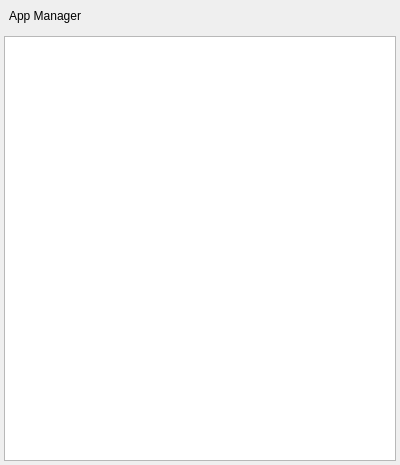
<?xml version="1.0" encoding="UTF-8"?>
<ui version="4.0">
 <class>AppManageDialog</class>
 <widget class="FramelessDialog" name="AppManageDialog">
  <property name="geometry">
   <rect>
    <x>0</x>
    <y>0</y>
    <width>400</width>
    <height>465</height>
   </rect>
  </property>
  <property name="windowTitle">
   <string>AppManageDialog</string>
  </property>
  <layout class="QVBoxLayout" name="verticalLayoutMain">
   <property name="spacing">
    <number>0</number>
   </property>
   <property name="leftMargin">
    <number>0</number>
   </property>
   <property name="topMargin">
    <number>0</number>
   </property>
   <property name="rightMargin">
    <number>0</number>
   </property>
   <property name="bottomMargin">
    <number>0</number>
   </property>
   <item>
    <widget class="QWidget" name="titlebar" native="true">
     <property name="sizePolicy">
      <sizepolicy hsizetype="Expanding" vsizetype="Expanding">
       <horstretch>0</horstretch>
       <verstretch>0</verstretch>
      </sizepolicy>
     </property>
     <property name="minimumSize">
      <size>
       <width>0</width>
       <height>32</height>
      </size>
     </property>
     <property name="maximumSize">
      <size>
       <width>16777215</width>
       <height>32</height>
      </size>
     </property>
     <layout class="QHBoxLayout" name="horizontalLayout_11" stretch="0,1,0">
      <property name="spacing">
       <number>0</number>
      </property>
      <property name="leftMargin">
       <number>9</number>
      </property>
      <property name="topMargin">
       <number>0</number>
      </property>
      <property name="rightMargin">
       <number>0</number>
      </property>
      <property name="bottomMargin">
       <number>0</number>
      </property>
      <item>
       <widget class="QLabel" name="title">
        <property name="sizePolicy">
         <sizepolicy hsizetype="Expanding" vsizetype="Expanding">
          <horstretch>0</horstretch>
          <verstretch>0</verstretch>
         </sizepolicy>
        </property>
        <property name="text">
         <string>App Manager</string>
        </property>
        <property name="alignment">
         <set>Qt::AlignLeading|Qt::AlignLeft|Qt::AlignVCenter</set>
        </property>
       </widget>
      </item>
      <item>
       <spacer name="horizontalSpacer">
        <property name="orientation">
         <enum>Qt::Horizontal</enum>
        </property>
        <property name="sizeHint" stdset="0">
         <size>
          <width>233</width>
          <height>2</height>
         </size>
        </property>
       </spacer>
      </item>
      <item>
       <layout class="QVBoxLayout" name="verticalLayout_6">
        <property name="spacing">
         <number>0</number>
        </property>
        <property name="leftMargin">
         <number>0</number>
        </property>
        <property name="topMargin">
         <number>0</number>
        </property>
        <property name="rightMargin">
         <number>0</number>
        </property>
        <property name="bottomMargin">
         <number>0</number>
        </property>
        <item>
         <layout class="QHBoxLayout" name="horizontalLayout_6">
          <property name="spacing">
           <number>0</number>
          </property>
          <property name="leftMargin">
           <number>0</number>
          </property>
          <property name="topMargin">
           <number>0</number>
          </property>
          <property name="rightMargin">
           <number>0</number>
          </property>
          <property name="bottomMargin">
           <number>0</number>
          </property>
          <item>
           <widget class="QPushButton" name="btnMinimize">
            <property name="sizePolicy">
             <sizepolicy hsizetype="Expanding" vsizetype="Expanding">
              <horstretch>0</horstretch>
              <verstretch>0</verstretch>
             </sizepolicy>
            </property>
            <property name="focusPolicy">
             <enum>Qt::NoFocus</enum>
            </property>
            <property name="statusTip">
             <string/>
            </property>
            <property name="text">
             <string/>
            </property>
            <property name="flat">
             <bool>true</bool>
            </property>
           </widget>
          </item>
          <item>
           <widget class="QPushButton" name="btnClose">
            <property name="sizePolicy">
             <sizepolicy hsizetype="Expanding" vsizetype="Expanding">
              <horstretch>0</horstretch>
              <verstretch>0</verstretch>
             </sizepolicy>
            </property>
            <property name="focusPolicy">
             <enum>Qt::NoFocus</enum>
            </property>
            <property name="statusTip">
             <string/>
            </property>
            <property name="text">
             <string/>
            </property>
            <property name="flat">
             <bool>true</bool>
            </property>
           </widget>
          </item>
         </layout>
        </item>
        <item>
         <spacer name="verticalSpacer_4">
          <property name="orientation">
           <enum>Qt::Vertical</enum>
          </property>
          <property name="sizeType">
           <enum>QSizePolicy::Expanding</enum>
          </property>
          <property name="sizeHint" stdset="0">
           <size>
            <width>0</width>
            <height>1</height>
           </size>
          </property>
         </spacer>
        </item>
       </layout>
      </item>
     </layout>
    </widget>
   </item>
   <item>
    <layout class="QGridLayout" name="gridLayout">
     <property name="spacing">
      <number>0</number>
     </property>
     <item row="0" column="1">
      <spacer name="verticalSpacer">
       <property name="orientation">
        <enum>Qt::Vertical</enum>
       </property>
       <property name="sizeType">
        <enum>QSizePolicy::Fixed</enum>
       </property>
       <property name="sizeHint" stdset="0">
        <size>
         <width>20</width>
         <height>4</height>
        </size>
       </property>
      </spacer>
     </item>
     <item row="1" column="0">
      <spacer name="horizontalSpacer_2">
       <property name="orientation">
        <enum>Qt::Horizontal</enum>
       </property>
       <property name="sizeType">
        <enum>QSizePolicy::Fixed</enum>
       </property>
       <property name="sizeHint" stdset="0">
        <size>
         <width>4</width>
         <height>20</height>
        </size>
       </property>
      </spacer>
     </item>
     <item row="1" column="1">
      <widget class="QTableView" name="tableView"/>
     </item>
     <item row="1" column="2">
      <spacer name="horizontalSpacer_3">
       <property name="orientation">
        <enum>Qt::Horizontal</enum>
       </property>
       <property name="sizeType">
        <enum>QSizePolicy::Fixed</enum>
       </property>
       <property name="sizeHint" stdset="0">
        <size>
         <width>4</width>
         <height>20</height>
        </size>
       </property>
      </spacer>
     </item>
     <item row="2" column="1">
      <spacer name="verticalSpacer_2">
       <property name="orientation">
        <enum>Qt::Vertical</enum>
       </property>
       <property name="sizeType">
        <enum>QSizePolicy::Fixed</enum>
       </property>
       <property name="sizeHint" stdset="0">
        <size>
         <width>20</width>
         <height>4</height>
        </size>
       </property>
      </spacer>
     </item>
    </layout>
   </item>
  </layout>
 </widget>
 <layoutdefault spacing="6" margin="11"/>
 <customwidgets>
  <customwidget>
   <class>FramelessDialog</class>
   <extends>QWidget</extends>
   <header>framelessdialog.h</header>
   <container>1</container>
  </customwidget>
 </customwidgets>
 <resources/>
 <connections/>
</ui>
